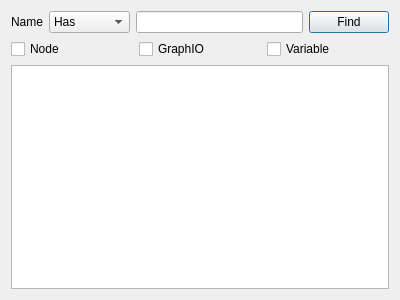
<?xml version="1.0" encoding="UTF-8"?>
<ui version="4.0">
 <class>FindBar</class>
 <widget class="QDialog" name="FindBar">
  <property name="geometry">
   <rect>
    <x>0</x>
    <y>0</y>
    <width>400</width>
    <height>300</height>
   </rect>
  </property>
  <property name="windowTitle">
   <string>Dialog</string>
  </property>
  <layout class="QVBoxLayout" name="verticalLayout">
   <item>
    <layout class="QHBoxLayout" name="horizontalLayout">
     <item>
      <widget class="QLabel" name="label">
       <property name="text">
        <string>Name</string>
       </property>
      </widget>
     </item>
     <item>
      <widget class="QComboBox" name="find_mod">
       <item>
        <property name="text">
         <string>Has</string>
        </property>
       </item>
       <item>
        <property name="text">
         <string>StartWith</string>
        </property>
       </item>
       <item>
        <property name="text">
         <string>EndsWith</string>
        </property>
       </item>
       <item>
        <property name="text">
         <string>Regex</string>
        </property>
       </item>
      </widget>
     </item>
     <item>
      <widget class="QLineEdit" name="le_name"/>
     </item>
     <item>
      <widget class="QPushButton" name="btn_find">
       <property name="text">
        <string>Find</string>
       </property>
      </widget>
     </item>
    </layout>
   </item>
   <item>
    <layout class="QHBoxLayout" name="horizontalLayout_2">
     <item>
      <widget class="QCheckBox" name="filter_node">
       <property name="text">
        <string>Node</string>
       </property>
      </widget>
     </item>
     <item>
      <widget class="QCheckBox" name="filter_io">
       <property name="text">
        <string>GraphIO</string>
       </property>
      </widget>
     </item>
     <item>
      <widget class="QCheckBox" name="filter_var">
       <property name="text">
        <string>Variable</string>
       </property>
      </widget>
     </item>
    </layout>
   </item>
   <item>
    <widget class="QListWidget" name="ret_list"/>
   </item>
  </layout>
 </widget>
 <resources/>
 <connections/>
</ui>
